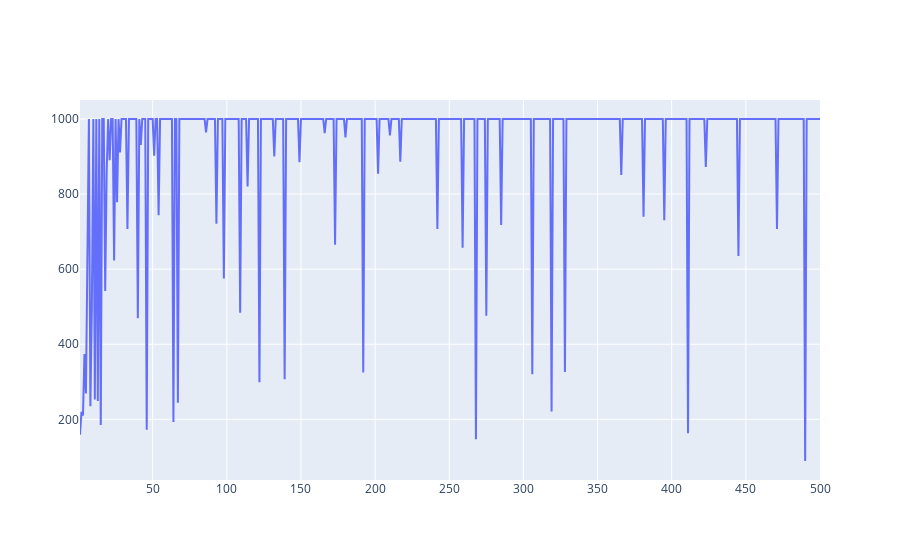

The notebook cell this image was saved under:
### Code cell
fig = go.Figure()
fig.add_trace(go.Scatter(x=[i + 1 for i in range(len(run_rewards))], y=[r * -1 for r in run_rewards]))
fig.show()

### Figure 1 — Plotly figure (JSON) as saved in the notebook; plotly's stock layout.template omitted (floating-point values rounded to 4 significant figures; data arrays with more than 128 entries replaced by an {"elided": "..."} marker saying what was removed)
{"data": [{"type": "scatter", "x": {"elided": "500 int values"}, "y": {"elided": "500 int values"}}], "layout": {}}
